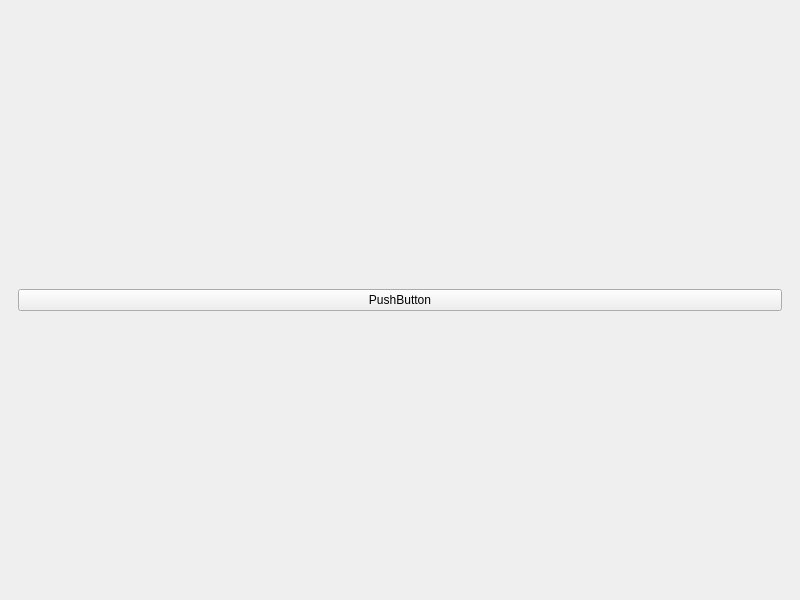
<?xml version="1.0" encoding="UTF-8"?>
<ui version="4.0">
 <class>MainWindow</class>
 <widget class="QMainWindow" name="MainWindow">
  <property name="geometry">
   <rect>
    <x>0</x>
    <y>0</y>
    <width>800</width>
    <height>600</height>
   </rect>
  </property>
  <property name="windowTitle">
   <string>MainWindow</string>
  </property>
  <widget class="QWidget" name="centralwidget">
   <layout class="QHBoxLayout" name="horizontalLayout_2">
    <item>
     <widget class="QStackedWidget" name="stackedWidget">
      <property name="currentIndex">
       <number>0</number>
      </property>
      <widget class="QWidget" name="page">
       <layout class="QHBoxLayout" name="horizontalLayout">
        <item>
         <widget class="QPushButton" name="pushButton">
          <property name="text">
           <string>PushButton</string>
          </property>
         </widget>
        </item>
       </layout>
      </widget>
     </widget>
    </item>
   </layout>
  </widget>
 </widget>
 <resources/>
 <connections/>
</ui>
